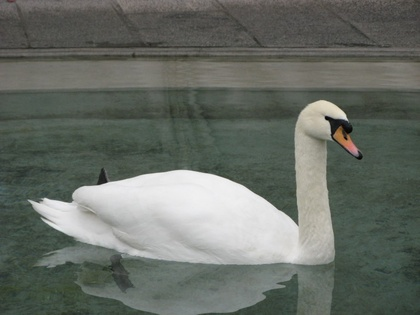
%> input picture Negative/1.jpg, 420 x 315 px, shrunk from 768 x 576 before the run
$ octave HistEqualization.m   (GNU Octave 9; MATLAB toolbox functions it lacks are replaced by stand-ins)
%> lines starting %> are read from the running program, lines starting %| are printed output that depends on the picture
%> further down, img is the input picture: size 315x420x3 uint8; mean R, G, B 103, 108.4, 101.1
### Histogram/HistCal.m
function [Rhist,Ghist,Bhist,pixel] = HistCal(image)

[M,N,H] = size(image);
%> M = 315; N = 420; H = 3
pixel = M*N;
%> pixel = 132300

Rhist = zeros(1,256);
Ghist = zeros(1,256);
Bhist = zeros(1,256);

r=image(:,:,1);
g=image(:,:,2);
b=image(:,:,3);

for i=1:M
   for j=1:N

       R=r(i,j);
       Rhist(1,R+1) = Rhist(1,R+1)+1;

       G=g(i,j);
       Ghist(1,G+1) = Ghist(1,G+1)+1;

       B=b(i,j);
       Bhist(1,B+1) = Bhist(1,B+1)+1;

   end
end
%> after the loop, Bhist = 256 values, max 3739 at index 76, min 0 at index 244, mean 516.8; Ghist = 256 values, max 3631 at index 84, min 0 at index 2, mean 516.8; Rhist = 256 values, max 2991 at index 73, min 0 at index 1, mean 516.8
end

### Histogram/HistEqualization.m
clear all
close all

%% Histogram Equaization

img =imread('1.jpg');
[Rhist,Ghist,Bhist,pixel] = HistCal(img);
%> pixel = 132300

[M,N,H] = size(img);
%> M = 315; N = 420; H = 3

sumR = 0;
sumRR = zeros(256,1);

sumG = 0;
sumGG = zeros(256,1);

sumB = 0;
sumBB = zeros(256,1);

for i=1:length(Rhist)

    sumRR(i) = Rhist(i) + sumR;
    sumR = sumRR(i);

    sumGG(i) = Ghist(i) + sumG;
    sumG = sumGG(i);

    sumBB(i) = Bhist(i) + sumB;
    sumB = sumBB(i);
end
%> this loop made 256 passes
%> (sumR, sumG, sumB) on passes 1 to 3: (0, 1, 11), (1, 1, 14), (1, 2, 16)
%> after the loop, sumBB = 256 values from 11 to 132300; sumGG = 256 values from 1 to 132300; sumRR = 256 values from 0 to 132300

sumRR_new = (sumRR/pixel).*255;
%> sumRR_new = 256 values from 0 to 255
sumGG_new = (sumGG/pixel).*255;
%> sumGG_new = 256 values from 0.00193 to 255
sumBB_new = (sumBB/pixel).*255;
%> sumBB_new = 256 values from 0.0212 to 255

figure(5);
plot(sumRR_new,'r');hold on;
plot(sumGG_new,'g');hold on;
plot(sumBB_new,'b');
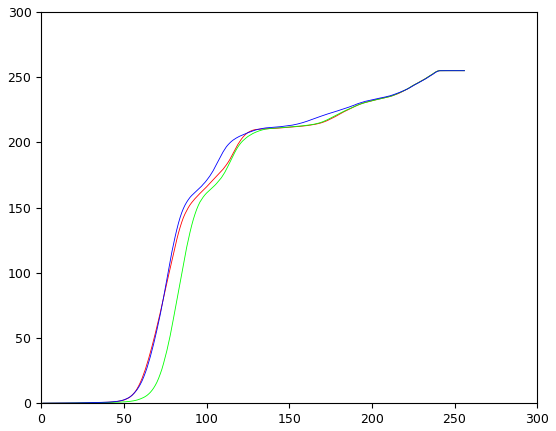
%> figure redrawn from the program's plot data; curve peaks at x = 245, y = 255

k1 = img(:,:,1);
k2 = img(:,:,2);
k3 = img(:,:,3);

for i=1:M-1
    for j=1:N-1
        R = k1(i,j);
        k1(i,j) = round(sumRR_new(R+1));

        G = k2(i,j);
        k2(i,j) = round(sumGG_new(G+1));

        B = k3(i,j);
        k3(i,j) = round(sumBB_new(B+1));

    end
end
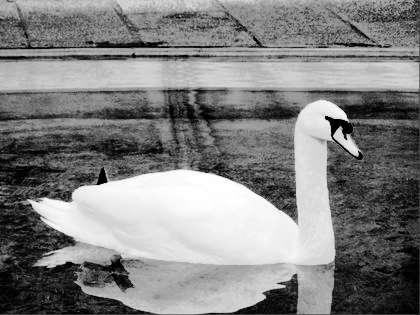
%> k1: size 315x420 uint8; min 0, max 255, mean 129.1
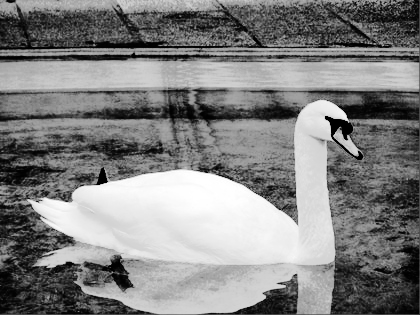
%> k2: size 315x420 uint8; min 0, max 255, mean 129.5
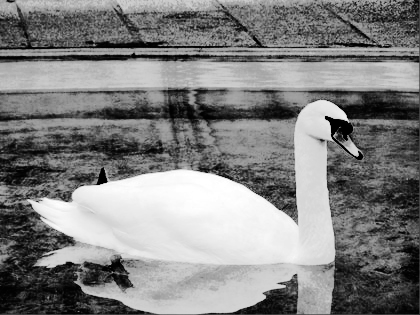
%> k3: size 315x420 uint8; min 0, max 255, mean 129.3


EnhanceImg = [k1,k2,k3];
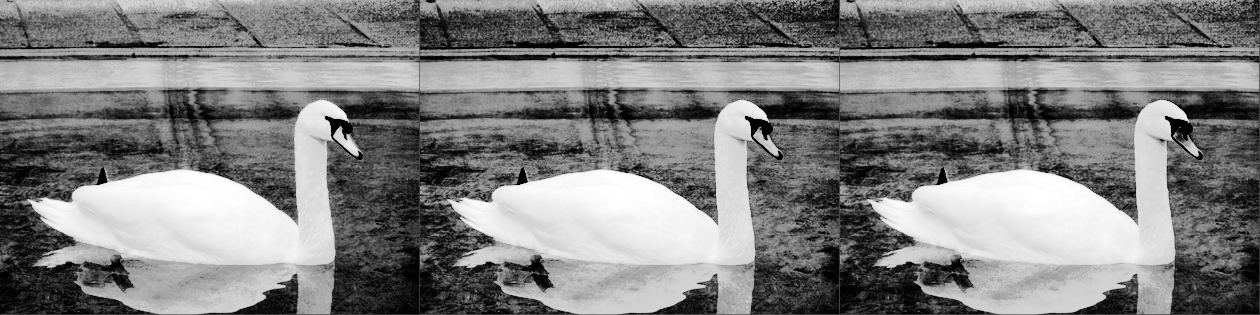
%> EnhanceImg: size 315x1260 uint8; min 0, max 255, mean 129.3
EnhanceImg2 = reshape(EnhanceImg,M,N,H);
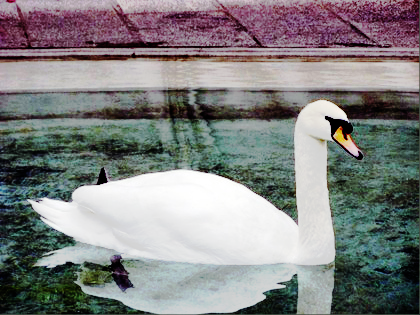
%> EnhanceImg2: size 315x420x3 uint8; mean R, G, B 129.1, 129.5, 129.3

figure
subplot(311)
plot(k1, 'r');
title('Histogram Normalize of RGB Picture')
subplot(312)
plot(k2, 'g');
subplot(313)
plot(k3, 'b');
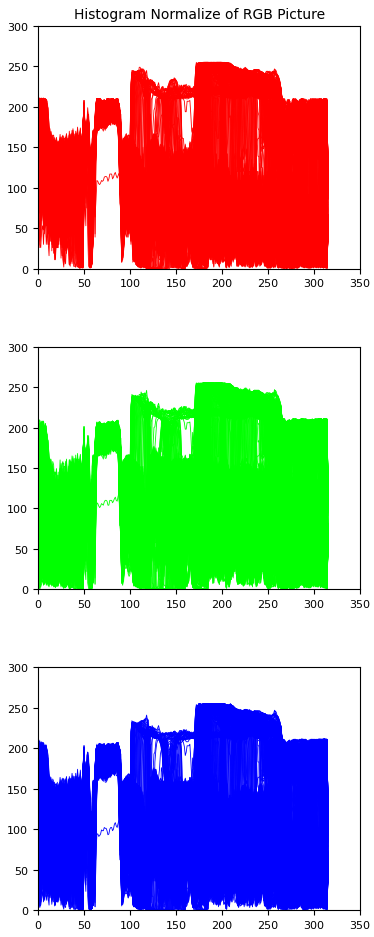
%> figure redrawn from the program's plot data, 3 panels; panel 1: curve peaks at x = 74, y = 199; panel 1: curve peaks at x = 74, y = 196; panel 1: curve peaks at x = 74, y = 194; panel 1: curve peaks at x = 80, y = 194


figure;
imshow(img);
figure(22);
imshow(EnhanceImg2);
title('Histogram Equalization')

% [10 lines of commented-out code are left out]
